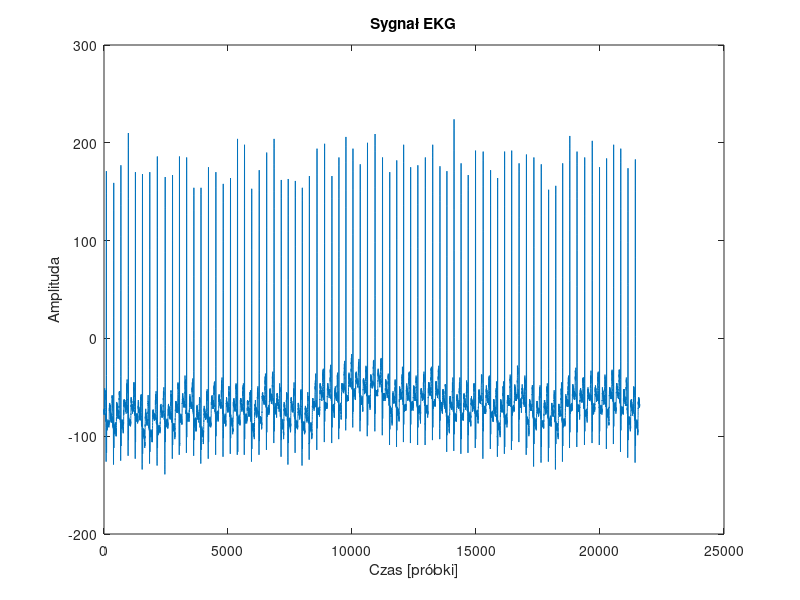

Write MATLAB code to recreate this figure.
clear all; 
load ECG100.mat;
whos;

x = val(1, :); 
plot(x);
title('Sygnał EKG');
xlabel('Czas [próbki]');
ylabel('Amplituda');

N = length(x);
bpm = 72; % Liczba uderzeń na minutę
fpr = bpm / 60; % Częstotliwość próbkowania - jest to równo znaczne udrzeniom serca na sekunde
dt = 1 / fpr;
t = dt * (0:N-1);
UP = 20; % Licznik
DOWN = 1; % Mianownik / (8000/400 = 20/1)
xup = resample(x, UP, DOWN); % Przepróbkowanie

sound(xup, 8000);
